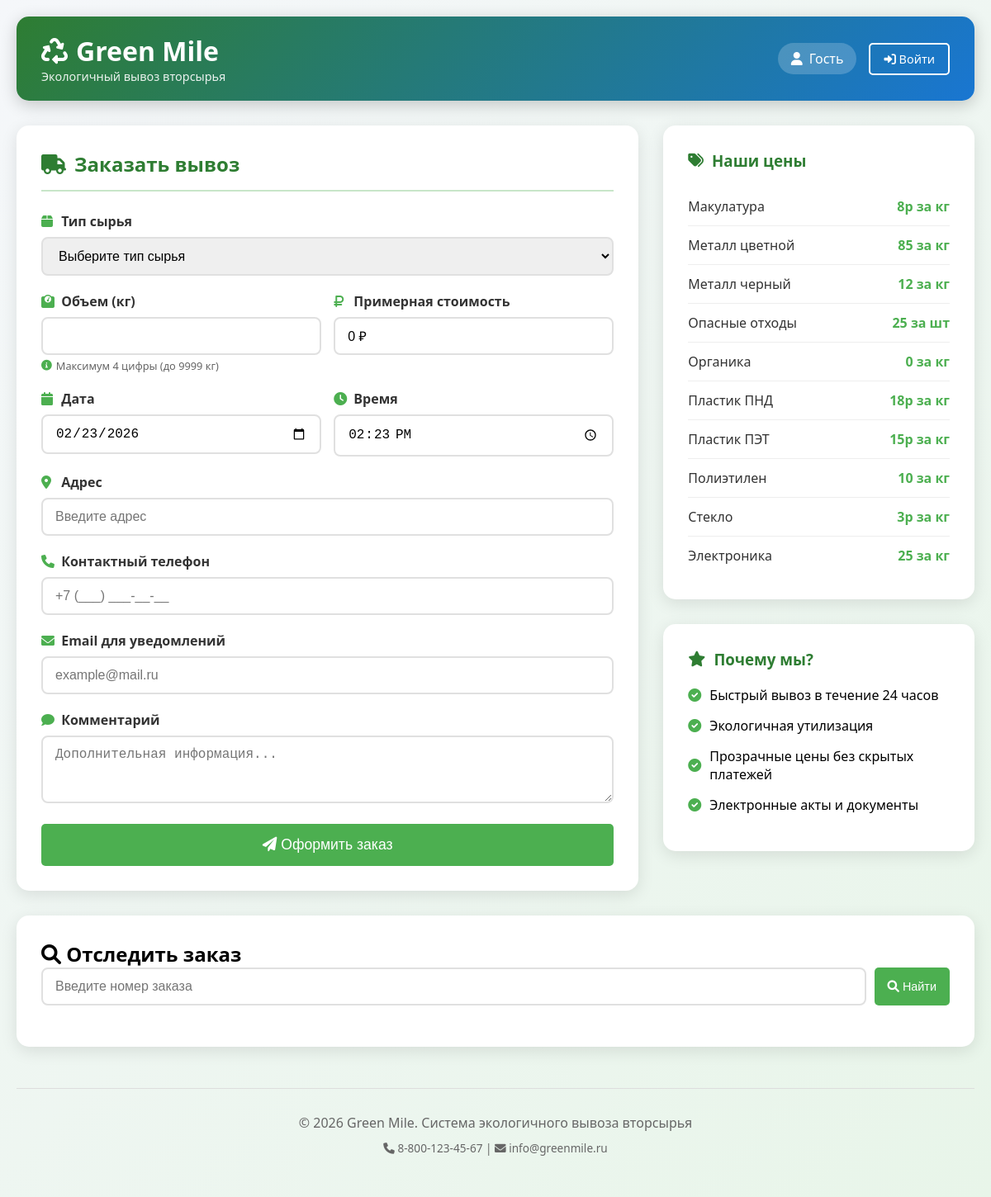
The page /Green_Mile/client.php on the database its author committed.
### tables this page shows
CREATE TABLE `materials` (
  `id_material` int(11) NOT NULL,
  `Name_Mat` varchar(255) DEFAULT NULL,
  `comments` text DEFAULT NULL,
  `rate` varchar(255) DEFAULT NULL
);

### Green_Mile/client.php (the view, shortened to what this page needs)
<?php
require_once 'api/config.php';
$is_authorized = isset($_SESSION['user_id']) && $_SESSION['role'] == 4;
$client_name = $is_authorized ? ($_SESSION['first_name'] . ' ' . $_SESSION['last_name']) : 'Гость';
$materials = $conn->query("SELECT * FROM materials ORDER BY Name_Mat");
?>
<!DOCTYPE html>
<html lang="ru">
<head>
    <link rel="stylesheet" href="https://cdnjs.cloudflare.com/ajax/libs/font-awesome/6.0.0/css/all.min.css">
</head>
<body>
    <div class="container">
        <div class="header">
            <div class="logo">
                <h1><i class="fas fa-recycle"></i> Green Mile</h1>
                <p>Экологичный вывоз вторсырья</p>
            </div>
            <div class="user-menu">
                <div class="user-badge">
                    <i class="fas <?php echo $is_authorized ? 'fa-user-check' : 'fa-user'; ?>"></i>
                    <span><?php echo htmlspecialchars($client_name); ?></span>
                </div>
                <?php if($is_authorized): ?>
                    <a href="api/logout.php" class="btn btn-outline">
                        <i class="fas fa-sign-out-alt"></i> Выйти
                    </a>
                <?php else: ?>
                    <a href="api/logout.php" class="btn btn-outline">
                        <i class="fas fa-sign-in-alt"></i> Войти
                    </a>
                <?php endif; ?>
            </div>
        </div>
        <div class="main-content">
            <div class="order-form">
                <h2><i class="fas fa-truck"></i> Заказать вывоз</h2>
                <form id="orderForm" onsubmit="event.preventDefault(); submitOrder();">
                    <div class="form-group">
                        <label><i class="fas fa-box"></i> Тип сырья</label>
                        <select id="material" class="form-control" required>
                            <option value="">Выберите тип сырья</option>
                            <?php
                            $materials->data_seek(0);
                            ?>
                        </select>
                    </div>
                    <div class="form-row">
                        <div class="form-group">
                            <label><i class="fas fa-weight"></i> Объем (кг)</label>
                            <input type="number" id="volume" class="form-control" min="1" max="9999" maxlength="4" required>
                            <div class="validation-hint">
                                <i class="fas fa-info-circle"></i>
                                Максимум 4 цифры (до 9999 кг)
                            </div>
                        </div>
                        <div class="form-group">
                            <label><i class="fas fa-ruble-sign"></i> Примерная стоимость</label>
                            <input type="text" id="estimated_cost" class="form-control" readonly value="0 ₽">
                        </div>
                    </div>
                    <div class="form-row">
                        <div class="form-group">
                            <label><i class="fas fa-calendar"></i> Дата</label>
                            <input type="date" id="date" class="form-control" required>
                        </div>
                        <div class="form-group">
                            <label><i class="fas fa-clock"></i> Время</label>
                            <input type="time" id="time" class="form-control" required>
                        </div>
                    </div>
                    <div class="form-group">
                        <label><i class="fas fa-map-marker-alt"></i> Адрес</label>
                        <input type="text" id="address" class="form-control" placeholder="Введите адрес" required>
                    </div>
                    <div class="form-group">
                        <label><i class="fas fa-phone"></i> Контактный телефон</label>
                        <input type="tel" id="phone" class="form-control" placeholder="+7 (___) ___-__-__" required>
                    </div>
                    <div class="form-group">
                        <label><i class="fas fa-envelope"></i> Email для уведомлений</label>
                        <input type="email" id="email" class="form-control" placeholder="example@mail.ru"
                               value="<?php echo $is_authorized ? htmlspecialchars($_SESSION['login']) : ''; ?>">
                    </div>
                    <div class="form-group">
                        <label><i class="fas fa-comment"></i> Комментарий</label>
                        <textarea id="comments" class="form-control" rows="3" placeholder="Дополнительная информация..."></textarea>
                    </div>
                    <button type="submit" class="btn btn-primary" style="width: 100%; padding: 15px; font-size: 1.1rem;">
                        <i class="fas fa-paper-plane"></i> Оформить заказ
                    </button>
                </form>
            </div>
            <div>
                <div class="info-card" style="margin-bottom: 30px;">
                    <h3><i class="fas fa-tags"></i> Наши цены</h3>
                    <ul class="price-list">
                        <?php
                        $materials->data_seek(0);
                        while($mat = $materials->fetch_assoc()):
                        ?>
                        <li>
                            <span class="material-name"><?php echo htmlspecialchars($mat['Name_Mat']); ?></span>
                            <span class="material-price"><?php echo $mat['rate']; ?></span>
                        </li>
                        <?php endwhile; ?>
                    </ul>
                </div>
                <div class="info-card">
                    <h3><i class="fas fa-star"></i> Почему мы?</h3>
                    <ul style="list-style: none;">
                        <li style="margin: 15px 0; display: flex; align-items: center; gap: 10px;">
                            <i class="fas fa-check-circle" style="color: #4CAF50;"></i>
                            Быстрый вывоз в течение 24 часов
                        </li>
                        <li style="margin: 15px 0; display: flex; align-items: center; gap: 10px;">
                            <i class="fas fa-check-circle" style="color: #4CAF50;"></i>
                            Экологичная утилизация
                        </li>
                        <li style="margin: 15px 0; display: flex; align-items: center; gap: 10px;">
                            <i class="fas fa-check-circle" style="color: #4CAF50;"></i>
                            Прозрачные цены без скрытых платежей
                        </li>
                        <li style="margin: 15px 0; display: flex; align-items: center; gap: 10px;">
                            <i class="fas fa-check-circle" style="color: #4CAF50;"></i>
                            Электронные акты и документы
                        </li>
                    </ul>
                </div>
            </div>
        </div>
        <div class="tracking-section">
            <h2><i class="fas fa-search"></i> Отследить заказ</h2>
            <div class="tracking-form">
                <input type="text" id="trackingNumber" placeholder="Введите номер заказа">
                <button class="btn btn-primary" onclick="trackOrder()">
                    <i class="fas fa-search"></i> Найти
                </button>
            </div>
        </div>
        <div class="footer">
            <p>&copy; 2026 Green Mile. Система экологичного вывоза вторсырья</p>
            <p style="font-size: 0.85rem; margin-top: 10px;">
                <i class="fas fa-phone"></i> 8-800-123-45-67 |
                <i class="fas fa-envelope"></i> info@greenmile.ru
            </p>
        </div>
    </div>
</body>
</html>

### Green_Mile/client.php (style rules this page uses)
* { margin: 0; padding: 0; box-sizing: border-box; }
:root { --primary-green: #2E7D32; --secondary-green: #4CAF50; --light-green: #C8E6C9; --primary-blue: #0D47A1; --secondary-blue: #1976D2; --light-blue: #BBDEFB; --gradient-green: linear-gradient(135deg, #2E7D32, #4CAF50); --gradient-blue: linear-gradient(135deg, #0D47A1, #1976D2); --gradient-mix: linear-gradient(135deg, #2E7D32, #1976D2); }
body { font-family: 'Segoe UI', Tahoma, Geneva, Verdana, sans-serif; background: linear-gradient(135deg, #f5f7fa 0%, #e8f5e9 100%); min-height: 100vh; }
.container { max-width: 1400px; margin: 0 auto; padding: 20px; }
.header { background: var(--gradient-mix); color: white; padding: 20px 30px; border-radius: 15px; margin-bottom: 30px; display: flex; justify-content: space-between; align-items: center; box-shadow: 0 5px 20px rgba(0,0,0,0.2); }
.logo h1 { color: white; font-size: 2rem; display: flex; align-items: center; gap: 10px; }
.logo i { font-size: 2rem; }
.logo p { font-size: 0.9rem; opacity: 0.9; }
.user-menu { display: flex; align-items: center; gap: 15px; flex-wrap: wrap; }
.user-badge { background: rgba(255,255,255,0.2); padding: 8px 16px; border-radius: 20px; display: flex; align-items: center; gap: 8px; }
.btn { display: inline-block; padding: 8px 16px; border-radius: 5px; text-decoration: none; font-size: 0.9rem; transition: all 0.3s; border: none; cursor: pointer; }
.btn-outline { background: transparent; border: 2px solid white; color: white; }
.btn-primary { background: var(--secondary-green); color: white; }
.main-content { display: grid; grid-template-columns: 2fr 1fr; gap: 30px; margin-bottom: 30px; }
.order-form { background: white; border-radius: 15px; padding: 30px; box-shadow: 0 5px 20px rgba(0,0,0,0.1); }
.order-form h2 { color: var(--primary-green); margin-bottom: 25px; display: flex; align-items: center; gap: 10px; border-bottom: 2px solid var(--light-green); padding-bottom: 15px; }
.form-group { margin-bottom: 20px; }
.form-group label { display: block; margin-bottom: 8px; color: #333; font-weight: 600; }
.form-group label i { color: var(--secondary-green); width: 20px; }
.form-control { width: 100%; padding: 12px 15px; border: 2px solid #e0e0e0; border-radius: 8px; font-size: 1rem; transition: all 0.3s; }
.form-row { display: grid; grid-template-columns: 1fr 1fr; gap: 15px; }
.info-card { background: white; border-radius: 15px; padding: 30px; box-shadow: 0 5px 20px rgba(0,0,0,0.1); }
.info-card h3 { color: var(--primary-green); margin-bottom: 20px; display: flex; align-items: center; gap: 10px; }
.price-list { list-style: none; }
.price-list li { padding: 12px 0; border-bottom: 1px solid #eee; display: flex; justify-content: space-between; }
.price-list li:last-child { border-bottom: none; }
.material-name { color: #333; font-weight: 500; }
.material-price { color: var(--secondary-green); font-weight: bold; }
.tracking-section { background: white; border-radius: 15px; padding: 30px; margin-top: 30px; box-shadow: 0 5px 20px rgba(0,0,0,0.1); }
.tracking-form { display: flex; gap: 10px; margin-bottom: 20px; }
.tracking-form input { flex: 1; padding: 12px 15px; border: 2px solid #e0e0e0; border-radius: 8px; font-size: 1rem; }
.footer { text-align: center; padding: 30px; color: #666; border-top: 1px solid #ddd; margin-top: 50px; }
.validation-hint { font-size: 0.8rem; color: #666; margin-top: 4px; display: flex; align-items: center; gap: 5px; }
.validation-hint i { color: var(--secondary-green); }

### rows shown on the page
materials: Name_Mat "Макулатура", rate "8р за кг"
materials: Name_Mat "Металл цветной", rate "85 за кг"
materials: Name_Mat "Металл черный", rate "12 за кг"
materials: Name_Mat "Опасные отходы", rate "25 за шт"
materials: Name_Mat "Органика", rate "0 за кг"
materials: Name_Mat "Пластик ПНД", rate "18р за кг"
materials: Name_Mat "Пластик ПЭТ", rate "15р за кг"
materials: Name_Mat "Полиэтилен", rate "10 за кг"
materials: Name_Mat "Стекло", rate "3р за кг"
materials: Name_Mat "Электроника", rate "25 за кг"

### other values the page prints
$client_name "Гость"
